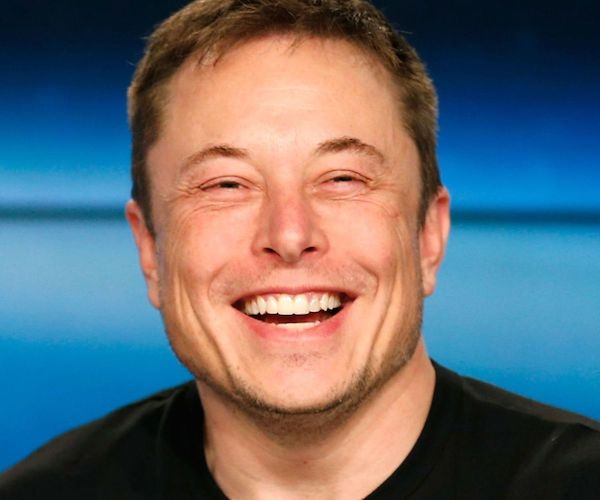
#> input picture Images/week1/musk.jpg, 600 x 500 px
$ python 16.Image_Annotation.py
#> lines starting #> are read from the running program, lines starting #| are printed output that depends on the picture
import cv2
import numpy as np

#Annnotate means to add text, or labels for the sake of explanation

muskPath = "Images/week1/musk.jpg"
img = cv2.imread(muskPath,cv2.IMREAD_COLOR)
#> img is the input picture: shape (500, 600, 3); mean B, G, R 112.1, 105.5, 100.1
# 500, 600, 3
#print("Shape of original image is {}".format(img.shape))
cv2.line(img, (100,100), (300,450), (255,0,100), thickness= 5, lineType=cv2.LINE_AA)

cv2.circle(img, (280,150), 30, (0,0,255), thickness = -1, lineType= cv2.LINE_AA)

cv2.ellipse(img, (300,300), (100,40), 0, 0, 300, (100,100,255), thickness=3)
cv2.ellipse(img, (300,300), (100,40), 80, 0, 300, (100,255,0), thickness=3)

cv2.rectangle(img, (100,150), (300,400), (200,200,200), thickness=3)

#For Text
text = "Hello Im Musk"
#fontSize = 1.5
fontStyle = cv2.FONT_HERSHEY_SIMPLEX
fontColor = (0,255,0)
fontThickness = 2

fontSize= cv2.getFontScaleFromHeight(fontStyle, 30, 2)

cv2.putText(img, text, (100,450), fontStyle, fontSize, fontColor, fontThickness)
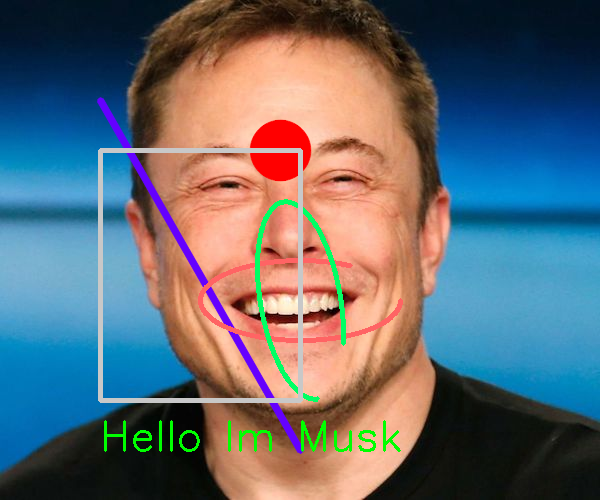
#> img: shape (500, 600, 3); mean B, G, R 112.4, 105.3, 98.4
testSize, baseLine = cv2.getTextSize(text, fontStyle, fontSize, fontThickness)

print(testSize, baseLine)

cv2.imshow("Hello", img)
cv2.waitKey(0)
cv2.destroyAllWindows()

$ run again, with Images/week1/boy.jpg copied over Images/week1/musk.jpg
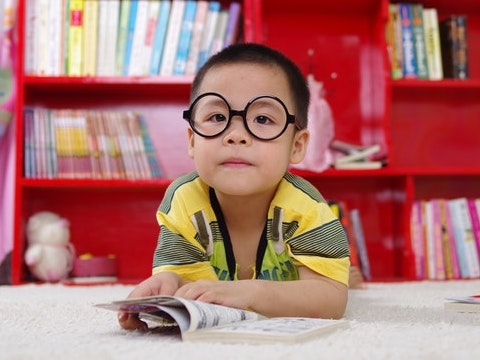
#> input picture Images/week1/boy.jpg, 480 x 360 px
#> img is the input picture: shape (360, 480, 3); mean B, G, R 111.8, 115.3, 174.3
#> `cv2.rectangle(img, (100,150), (300,400), (200,200,200), thickness=3)`:
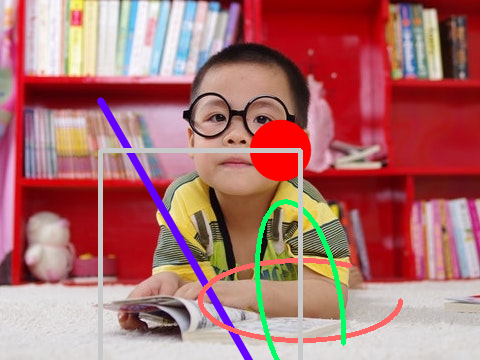
#> img: shape (360, 480, 3); mean B, G, R 112.4, 112.9, 173.8

$ run again, with Images/week1/bright.jpg copied over Images/week1/musk.jpg
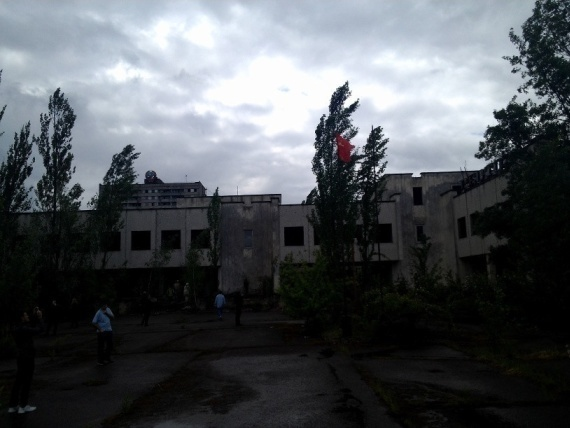
#> input picture Images/week1/bright.jpg, 570 x 428 px
#> img is the input picture: shape (428, 570, 3); mean B, G, R 89.6, 85.3, 81
#> `cv2.putText(img, text, (100,450), fontStyle, fontSize, fontColor, font..`:
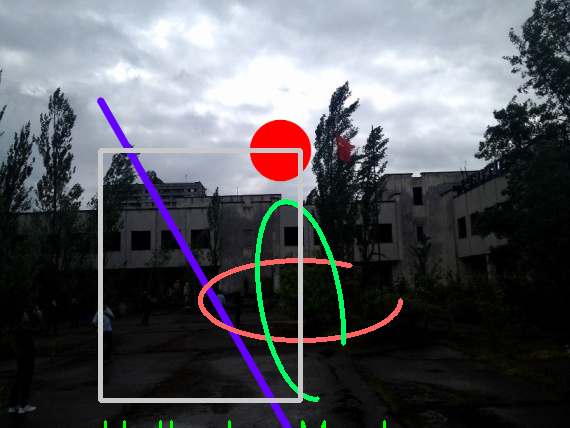
#> img: shape (428, 570, 3); mean B, G, R 92.6, 87.3, 85.9
